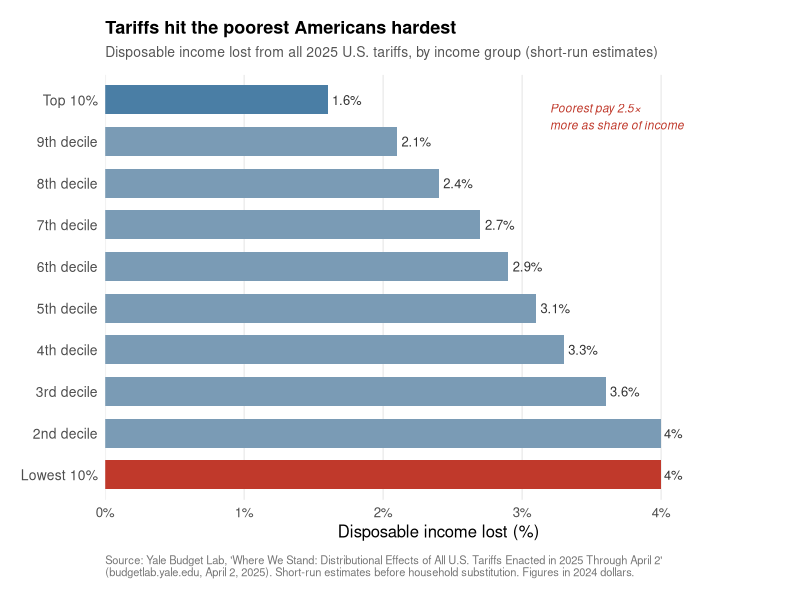
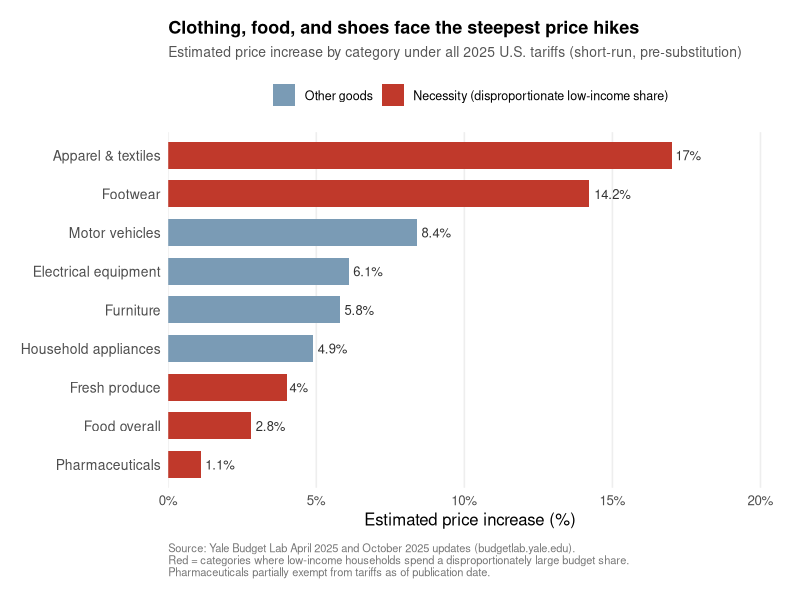

Generate these figures, in order, with R:
library(readr)
library(dplyr)
library(ggplot2)
library(scales)
library(forcats)

income <- read_csv("data/tariff_burden_by_income.csv",
  col_types = cols(
    decile            = col_integer(),
    decile_label      = col_character(),
    burden_pct_income = col_double(),
    annual_cost_usd   = col_integer()
  ))

commodity <- read_csv("data/tariff_commodity_prices.csv",
  col_types = cols(
    commodity             = col_character(),
    price_increase_pct    = col_double(),
    low_income_share_note = col_character()
  ))

cat("── Data loaded ──────────────────────────────\n")
cat("Income deciles:", nrow(income), "\n")
cat("Commodity rows:", nrow(commodity), "\n")

#validate
stopifnot(nrow(income) == 10)
stopifnot(all(income$burden_pct_income < 0))
stopifnot(!any(is.na(income$burden_pct_income)))
cat("── Validation passed ────────────────────────\n")

#summary stats
bottom <- income %>% filter(decile == 1)
top    <- income %>% filter(decile == 10)
ratio  <- abs(bottom$burden_pct_income) / abs(top$burden_pct_income)

cat("\n── Key findings ─────────────────────────────\n")
cat(sprintf("Bottom decile burden: %.1f%% of income ($%s/yr)\n",
  bottom$burden_pct_income,
  format(bottom$annual_cost_usd, big.mark = ",")))
cat(sprintf("Top decile burden:    %.1f%% of income ($%s/yr)\n",
  top$burden_pct_income,
  format(top$annual_cost_usd, big.mark = ",")))
cat(sprintf("Regressivity ratio:   %.1fx\n", ratio))
cat(sprintf("Most affected commodity: %s (+%.1f%%)\n",
  commodity %>% filter(commodity != "Average all goods") %>%
    slice_max(price_increase_pct, n=1) %>% pull(commodity),
  commodity %>% filter(commodity != "Average all goods") %>%
    slice_max(price_increase_pct, n=1) %>% pull(price_increase_pct)))

#figure 1: Burden by income decile
dir.create("figures", showWarnings = FALSE)

income_plot <- income %>%
  mutate(
    fill_group      = case_when(
      decile == 1  ~ "bottom",
      decile == 10 ~ "top",
      TRUE         ~ "middle"
    ),
    burden_display  = abs(burden_pct_income),
    decile_label    = fct_reorder(decile_label, decile)
  )

p1 <- ggplot(income_plot,
    aes(x = burden_display, y = decile_label)) +
  geom_col(aes(fill = fill_group), width = 0.7) +
  scale_fill_manual(
    values = c(bottom = "#C0392B", middle = "#7A9BB5", top = "#4A7EA5"),
    guide  = "none"
  ) +
  geom_text(aes(label = paste0(burden_display, "%")),
    hjust = -0.15, size = 3.3, color = "#333") +
  annotate("text",
    x = 3.2, y = 9.6,
    label = "Poorest pay 2.5×\nmore as share of income",
    hjust = 0, size = 3, color = "#C0392B", fontface = "italic") +
  scale_x_continuous(
    expand = expansion(mult = c(0, 0.2)),
    labels = function(x) paste0(x, "%")
  ) +
  labs(
    title    = "Tariffs hit the poorest Americans hardest",
    subtitle = "Disposable income lost from all 2025 U.S. tariffs, by income group (short-run estimates)",
    x        = "Disposable income lost (%)",
    y        = NULL,
    caption  = paste0(
      "Source: Yale Budget Lab, 'Where We Stand: Distributional Effects of All U.S. Tariffs ",
      "Enacted in 2025 Through April 2'\n",
      "(budgetlab.yale.edu, April 2, 2025). Short-run estimates before household substitution. ",
      "Figures in 2024 dollars."
    )
  ) +
  theme_minimal(base_size = 12) +
  theme(
    plot.title         = element_text(face = "bold", size = 13),
    plot.subtitle      = element_text(size = 10, color = "#555",
                                      margin = margin(b = 10)),
    plot.caption       = element_text(size = 8, color = "#777",
                                      hjust = 0, margin = margin(t = 10)),
    panel.grid.major.y = element_blank(),
    panel.grid.major.x = element_line(color = "#eee"),
    panel.grid.minor   = element_blank(),
    axis.text.y        = element_text(size = 10),
    plot.margin        = margin(15, 20, 15, 15)
  )

ggsave("figures/fig1_burden_by_income.png", p1,
  width = 8, height = 5.5, dpi = 150, bg = "white")
message("✓ Figure 1 saved: figures/fig1_burden_by_income.png")

#figure 2: Commodity price increases
commodity_plot <- commodity %>%
  filter(commodity != "Average all goods") %>%
  mutate(
    is_necessity = grepl("High", low_income_share_note),
    commodity    = fct_reorder(commodity, price_increase_pct)
  )

p2 <- ggplot(commodity_plot,
    aes(x = price_increase_pct, y = commodity)) +
  geom_col(aes(fill = is_necessity), width = 0.7) +
  scale_fill_manual(
    values = c("TRUE" = "#C0392B", "FALSE" = "#7A9BB5"),
    labels = c("TRUE" = "Necessity (disproportionate low-income share)",
               "FALSE" = "Other goods"),
    name   = NULL
  ) +
  geom_text(aes(label = paste0(price_increase_pct, "%")),
    hjust = -0.15, size = 3.3, color = "#333") +
  scale_x_continuous(
    expand = expansion(mult = c(0, 0.2)),
    labels = function(x) paste0(x, "%")
  ) +
  labs(
    title    = "Clothing, food, and shoes face the steepest price hikes",
    subtitle = "Estimated price increase by category under all 2025 U.S. tariffs (short-run, pre-substitution)",
    x        = "Estimated price increase (%)",
    y        = NULL,
    caption  = paste0(
      "Source: Yale Budget Lab April 2025 and October 2025 updates (budgetlab.yale.edu).\n",
      "Red = categories where low-income households spend a disproportionately large budget share.\n",
      "Pharmaceuticals partially exempt from tariffs as of publication date."
    )
  ) +
  theme_minimal(base_size = 12) +
  theme(
    plot.title         = element_text(face = "bold", size = 13),
    plot.subtitle      = element_text(size = 10, color = "#555",
                                      margin = margin(b = 10)),
    plot.caption       = element_text(size = 8, color = "#777",
                                      hjust = 0, margin = margin(t = 10)),
    panel.grid.major.y = element_blank(),
    panel.grid.major.x = element_line(color = "#eee"),
    panel.grid.minor   = element_blank(),
    legend.position    = "top",
    legend.text        = element_text(size = 9),
    axis.text.y        = element_text(size = 10),
    plot.margin        = margin(15, 20, 15, 15)
  )

ggsave("figures/fig2_commodity_prices.png", p2,
  width = 8, height = 5.5, dpi = 150, bg = "white")
message("✓ Figure 2 saved: figures/fig2_commodity_prices.png")
